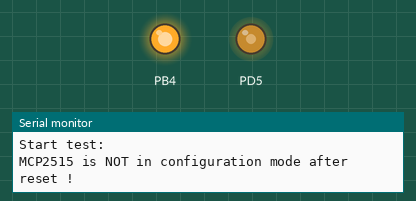
The program below on a simulated ATmega162, built with avr-gcc and emulated at 4.9152 MHz. On the bench: output pins drawn as LEDs (lit = HIGH), the last lines printed to the serial monitor. Random numbers use the default seed unless the program sets one. At 2.3 s the program stops and its outputs stay as they are.

Above: at 0.2 s.
At 1.2 s:
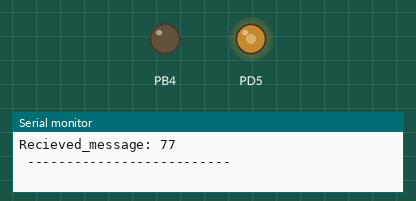
Timing chart, 0 to 3.8 s (numbered marks = the images above):
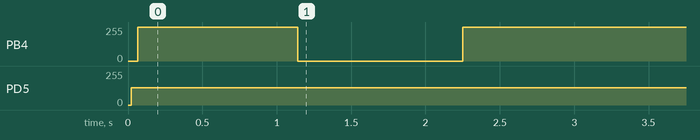

Measured:
- by itself, PB4: 0/255 → 254/255 at 0.07 s, → 255/255 0.08 s later, → 0/255 1.0 s later, → 255/255 1.1 s later
- by itself, PD5: 0/255 → 128/255 at 0.02 s

The program:

main.c
```c
/*
 * main.c

 *
 * Created: 31.08.2022 15:57:45
 * Author : martge
 */

#include <avr/io.h>
#include <stdio.h>

#include "uart.h"
#include "test.h"
#include "xmem.h"
#include "Multifunc_board/multifunction.h"
#include "CAN_controller/can_driver.h"


int main(void){
	uart_init(MYUBRR);
	printf("\r\n\n\n\nStart test: \n\r");
	xmem_init();

	multifunction_init();
	can_test();


	SPDR_test();


	printf("\r\n\n\nSlutt test: \n\r");		// \r gjør at man i putty begynner på neste linje (tabber ut linjen)


/*

	while (1){
		_delay_ms(100);
		update_arrow();

		if (joy_btn_pressed()){
			printf("Menu choice: %d\n", get_menu_choice());
		}
	}
	*/


}

/*
- Sjekket at SCK og SI fungerer som de skal, SO er en trapp/et funky signal.
	* Verifisere at det går fint

- Prøver å kjøre CAN_test (send noe og les det tilbake, print til skjerm.)
	- Det stopper opp fordi vi tilsynelatende ikke er i config_mode. Mest sannsynlig er det noe feil med read, ikke moden
	- SPI_read/send er like som emil sine, det er også MCP2515 read/write


Spør studass: er det mening at man skal kunne printe SPDR?? det blir 0 uansett og dermed blir value i mcp_init lik 0 og dermed
får vi at vi ikke er i config-mode


Enten så er value faktisk 0, som betyr at SPI_send ikke fungerer
Eller så blir value 0 fordi SPI_read ikke funker

Update: SPDR er 0, det får aldri en verdi, så da er det ikke så rart at det vi leser fra SPDR også er 0...

OBSOBS!!!!!!!!!!!!!!!!!!!!
Bruk 2043 på Arduino, Jan og Luan brukte feil og fant ikke Arduinoen på PC-en

84MHz MCK Arduino master clock
*/


	/*SPI_init();
	while(1){
		SPI_send(0b01011111);
		//SPI_send(0b11111111);
		//uint8_t x = SPDR;
		uint8_t x = SPI_read();
		printf("Look at this: %d\n", x);
	}*/
```

menu.c
```c
/*
 * menu.c
 *
 * Created: 29.09.2022 13:11:48
 *  Author: ingebobl
 */

#include "menu.h"

int arrow_page = 1;

void menu_init(Menu menu_x){
	OLED_init();
	OLED_reset();

	for (int i = 0; i < menu_x.length; i++){
		OLED_pos(i, 16);
		OLED_print_string(menu_x.choices[i]);
	}
	print_solid_circle(arrow_page, 0);

}

void update_arrow(){
	Joy_state joy_state = get_joy_state();
	enum Direction direction = joy_state.dir;

	switch (direction) {
		case UP:
			if (arrow_page != 1){
				arrow_page--;
				break;
			} else break;
		case DOWN:
			if (arrow_page != 7){
				arrow_page++;
			} else break;
		default:
			break;
	}

	for (int page = 1; page < 8; page++) {
		for (int col = 0; col < 16; col++) {
			OLED_pos(page, col);
			OLED_write_data(0b00000000);
		}
	}
	print_solid_circle(arrow_page, 0);
	//OLED_print_arrow(arrow_page, 0);
}
	int get_menu_choice(){
		return arrow_page;
	}

/*
void update_current_menu(page current_page){
	switch (current_page){
		case PAGE0:

		break;
		case PAGE1:
		break;
		case PAGE2:
		break;
		case PAGE3:
			current_menu = tabata_menu;
		break;
		case PAGE4:
		break;
		case PAGE5:
		break;
		case PAGE6:
		break;
		case PAGE7:
		break;
		default:
		break;
	}
}*/
```

menu.h
```c
/*
 * menu.h
 *
 * Created: 29.09.2022 13:11:59
 *  Author: ingebobl
 */

#pragma once

#include "oled.h"
#include "user_interface.h"

typedef struct{
	char choices[8][16];
	int length;
	} Menu;


typedef enum{
	PAGE0, PAGE1, PAGE2, PAGE3, PAGE4, PAGE5, PAGE6, PAGE7,
	}page;

void menu_init(Menu menu_x);

void update_arrow();

int get_menu_choice();

void update_current_menu(page current_page);

/*
enum med pages

Vi må ha menyen i switch-casen, ikke pages
Tanken var: i main
while (1){
	if (joy_btn_pressed)
		switch (case)
			case 1:
				clear screen, print choice 1
			case 2:
				clear ....

			default

}

Alternativ løsning: prøve å se på det med lenkede lister

*/
```

multifunction.c
```c
/*
 * multifunction.c
 *
 * Created: 29.09.2022 13:52:13
 *  Author: ingebobl
 */

#include "multifunction.h"

void multifunction_init(){
	adc_init();
	//Joy-stick button:

	DDRB &= ~(1 << DDB0); // Sette PB0 til input
	PORTB |= (1 << PINB0);	// hva gjør denne?

	calibrate_joy_stick();
	//Legge til initialisering av sliderknappene

	OLED_init();

	Menu main_menu = {
		{"* Menu *", "Maxe-mandag", "Pirbadet", "Tabata", "Cava-søndag", "Byggern lab", "x", "y"},
		8
	};
	/* Menu tabata_menu = {
		.choices = {"Tabataka boom", "Tabtata", "Tabayta", "Tabratata", "Feliz Tabatad"},
		.length = 5
	};*/

	//Menu current_menu = main_menu;
	menu_init(main_menu);
}
```

multifunction.h
```c
/*
 * multifunction.h
 *
 * Created: 29.09.2022 13:51:59
 *  Author: ingebobl
 */

#pragma once

#include "user_interface.h"
#include "oled.h"
#include "menu.h"

#include <avr/io.h>

void multifunction_init();
```

oled.c
```c
/*
 * oled.c
 *
 * Created: 22.09.2022 10:40:22
 *  Author: ingebobl
 */

#include "oled.h"
#include "../fonts.h"

void OLED_write_command(uint8_t cmd){
	volatile uint8_t *memory = (uint8_t *)0;
	memory[ADDRESS_OLED_COMMAND] = cmd;
}

void OLED_init(){
	OLED_write_command(0xAE); // display off
	OLED_write_command(0xA1); //segment remap
	OLED_write_command(0xDA); //common pads hardware: alternative
	OLED_write_command(0x12);
	OLED_write_command(0xC8); //common output scan direction:com63~com0
	OLED_write_command(0xA8); //multiplex ration mode:63
	OLED_write_command(0x3F);
	OLED_write_command(0xD5); //display divide ratio/osc. freq. mode
	OLED_write_command(0x80);
	OLED_write_command(0x81); //contrast control
	OLED_write_command(0x50);
	OLED_write_command(0xD9); //set pre-charge period
	OLED_write_command(0x21);
	OLED_write_command(0x20); //Set Memory Addressing Mode
	OLED_write_command(0x00);		//var satt til 0x02
	OLED_write_command(0xDB); //VCOM deselect level mode
	OLED_write_command(0x30);
	OLED_write_command(0xAD); //master configuration
	OLED_write_command(0x00);
	OLED_write_command(0x40); //Set display start line (gjør at displayet ikke er forskjøvet)
	OLED_write_command(0xA4); //out follows RAM content
	OLED_write_command(0xA6); //set normal display
	OLED_write_command(0xAF); // display on
}

void OLED_write_data(uint8_t data){
	volatile uint8_t *memory = (uint8_t *)0;
	memory[ADDRESS_OLED_DATA] = data;
}

void OLED_pos(uint8_t page, uint8_t column){
	OLED_write_command(0x21);
	OLED_write_command(column);
	OLED_write_command(0x7F);

	OLED_write_command(0x22);
	OLED_write_command(page);
	OLED_write_command(0x07);
}

void OLED_print_arrow (uint8_t page, uint8_t col ){
	OLED_pos (page, col);
	OLED_write_data(0b00011000);
	OLED_write_data(0b00011000);
	OLED_write_data(0b00011000);
	OLED_write_data(0b00011000);
	OLED_write_data(0b00011000);
	OLED_write_data(0b00011000);
	OLED_write_data(0b01111110);
	OLED_write_data(0b00111100);
	OLED_write_data(0b00011000);
	OLED_write_data(0b00010000);
}
void print_solid_circle(uint8_t page, uint8_t col){
	OLED_pos (page, col);
	OLED_write_data(0b00011000);
	OLED_write_data(0b01111110);
	OLED_write_data(0b01111110);
	OLED_write_data(0b11111111);
	OLED_write_data(0b11111111);
	OLED_write_data(0b01111110);
	OLED_write_data(0b01111110);
	OLED_write_data(0b00011000);
}

void OLED_clear_line(uint8_t page){
	OLED_pos(page,0);
	for (int i = 0; i < 128;i++){
		OLED_write_data(0b00000000);
	}
}

void OLED_reset(){
	OLED_pos(0,0);
	for (int i=0; i < 8; i++){
		OLED_clear_line(i);
	}
	OLED_pos(0,0);
}

int OLED_goto_line(uint8_t page){
	if (page > 7 && page < 0){
		return 0;
	}
	OLED_pos(page, 0);
	return 0;
}

void OLED_print_char(char* c){
	unsigned char byte;
	for (int i = 0; i < 8; i++){
		byte = pgm_read_byte(&(font8[*c-32][i])); //Font starts on char value 32 in ASCII-table
		OLED_write_data(byte);
	}
}

void OLED_print_string(char str[]){
	int length = strlen(str);
	for (int i = 0; i < length; i++){
		OLED_print_char(str + i);
	}
}
```

oled.h
```c
/*
 * oled.h
 *
 * Created: 22.09.2022 10:40:33
 *  Author: ingebobl
 */
#pragma once

#include <avr/io.h>
#include <stdio.h>
#include <string.h>

#include "../xmem.h"
#include "../uart.h"

//#define FDEV_SETUP_STREAM(, , _FDEV_SETUP_READ)

void OLED_write_command(uint8_t cmd);

void OLED_init();

void OLED_write_data(uint8_t c); //volatile

void OLED_pos(uint8_t page, uint8_t column);

void OLED_print_arrow (uint8_t page, uint8_t col);

void print_solid_circle(uint8_t page, uint8_t col);

void OLED_clear_line(uint8_t page);

void OLED_reset();

int OLED_goto_line(uint8_t page);

void OLED_print_char(char* c);

void OLED_print_string(char str[]);

/*
OLED_goto_line(line);

OLED_pos(row, column);
OLED_write_data(char); //volatile
OLED_print(char*);
OLED_set_brightness(lvl);

*/
```

user_interface.c
```c
/*
 * funfile.c
 *
 * Created: 15.09.2022 12:45:52
 *  Author: ingebobl
 */

#include "user_interface.h"

void adc_init (void){
	DDRD |= (1 << DDD5); //Set PD5 to output

	TCCR1A |= (1 << WGM10); //Fast PWM mode
	TCCR1A |= (1 << WGM11); //Fast PWM mode
	TCCR1B |= (1 << WGM12); //Fast PWM mode
	TCCR1B |= (1 << WGM13); //Fast PWM mode

	TCCR1A &= ~(1 << COM1A1); // Toggle
	TCCR1A |= (1 << COM1A0); //Toggle

	TCCR1B &= ~(1 << CS12); //Clock select bit
	TCCR1B &= ~(1 << CS11); //Clock select bit
	TCCR1B |= (1 << CS10); //Clock select bit

	TCCR1A &= ~(1 << FOC1A); // Had to be zero

	OCR1AH = 0x0;
	OCR1AL = 0x1;

	DDRD &= ~(1 << DDD4); // Set PD4 to input

	uint8_t* x_pos_offset = (uint8_t *) (ADDRESS_SRAM + 4); // Plusser på 4 fordi på denne minneadressen skal vi lagre en float, som tar opp 4 bytes, altså må vi ha 4 minneaddresser
	*x_pos_offset = 0;
	uint8_t* y_pos_offset = (uint8_t *) ( ADDRESS_SRAM + 8);
	*y_pos_offset = 0;

}

ADC_output adc_read(){
	volatile uint8_t *memory = (uint8_t*) 0;// ADC_data er en peker til port A der dataen fra ADCen blir lagt ut
	memory[ADDRESS_ADC] = 0;

	while((PORTD &= 0x10))		// busy er PD4, venter altså på 0b010000 = 0x10. Bit 5 (PD4) skal bli 1, da er busy høy
	{
		// Venter på at busy blir høy, da er den klar til å hente ut data
	}

	uint8_t data_channel_0 = memory[ADDRESS_ADC];		//x-axis
	uint8_t data_channel_1 = memory[ADDRESS_ADC];		// y-axis
	uint8_t data_channel_2 = memory[ADDRESS_ADC];		// Right slider
	uint8_t data_channel_3 = memory[ADDRESS_ADC];		// Left slider

	return (ADC_output){data_channel_0, data_channel_1, data_channel_2, data_channel_3};
}

int to_percent(uint8_t pos_in_bit){
	return (int)pos_in_bit  * ((float)200) / ((float)256) - 100;		// Skalering: hele bredden er 200% med 0% i midten og -100% og 100% i hver sin ende
}


void calibrate_joy_stick(){
	ADC_output adc_output = adc_read();
	uint8_t x = adc_output.x_axis;
	uint8_t y = adc_output.y_axis;

	uint8_t* x_pos_offset = (uint8_t *) ( ADDRESS_SRAM + 4);
	*x_pos_offset = x;
	uint8_t* y_pos_offset = (uint8_t *) ( ADDRESS_SRAM + 8);
	*y_pos_offset = y;

}

enum Direction joy_get_dir(int x, int y){
	enum Direction dir;

	uint8_t* x_pos_offset = (uint8_t *) ( ADDRESS_SRAM + 4);
	uint8_t* y_pos_offset = (uint8_t *) ( ADDRESS_SRAM + 8);
	int x_offset_percent = to_percent(*x_pos_offset);
	int y_offset_percent = to_percent(*y_pos_offset);

	if (((x_offset_percent -5) < x && x < (x_offset_percent + 5)) && ((y_offset_percent - 5) < y && y < (y_offset_percent + 5))){
		dir = NEUTRAL;
	} else{
		double angle = atan2((double) y, (double) x);

		if (angle > PI/4 && angle <= 3*PI/4){
			dir = UP;
		}
		else if ((angle > 3*PI/4 && angle <= PI) || (angle <= -3*PI/4 && angle > -PI)){
			dir = LEFT;
		}
		else if (angle > -3*PI/4 &&  angle <= -PI/4 ){
			dir = DOWN;
		}
		else if (angle > -PI/4 && angle <= PI/4){
			dir = RIGHT;
		}
	}
	return dir;
}

Joy_state get_joy_state(){
	ADC_output adc_output = adc_read();
	int x_percent = to_percent(adc_output.x_axis);
	int y_percent = to_percent(adc_output.y_axis);

	enum Direction dir = joy_get_dir(x_percent, y_percent);

	return (Joy_state){x_percent, y_percent, dir};
	}

int joy_btn_pressed(){
	uint8_t joy_btn = PINB && 0b10000000;
	if (joy_btn == 0) {
		return 1;
	} else return 0;
}

void joy_print_state() {
	Joy_state state = get_joy_state();
	printf("x = %d, y = %d and dir = %d\n", state.x_percent, state.y_percent, state.dir);
}

void print_slider_state(){
	ADC_output adc_output = adc_read();
	printf("Left slider: %d, right slider: %d \n", adc_output.left_slider, adc_output.right_slider);
}
```

user_interface.h
```c
/*
 * user_interface.h
 *
 * Created: 15.09.2022 12:46:03
 *  Author: ingebobl
 */

#pragma once

#include <avr/io.h>
#include <stdio.h>
#include <math.h>

#include "../xmem.h"

#define PI 3.14159265

enum Direction {LEFT=0, RIGHT=1, UP=2, DOWN=3, NEUTRAL=4};

typedef struct
{
	int x_percent;
	int y_percent;
	enum Direction dir;
} Joy_state;


typedef struct
{
	int left;
	int right;
} Slider_state;


typedef struct
{
	uint8_t x_axis;
	uint8_t y_axis;
	uint8_t right_slider;
	uint8_t left_slider;
} ADC_output;


void adc_init (void);

ADC_output adc_read();

void calibrate_joy_stick();

int to_percent(uint8_t i);

enum Direction joy_get_dir(int x, int y);

Joy_state get_joy_state();

int joy_btn_pressed();

void joy_print_state();

void print_slider_state();
```

test.c
```c
/*
 * test.c
 *
 * Created: 08.09.2022 10:29:18
 *  Author: martge
 */

#include "test.h"
#include <stdlib.h>

void pina_test(){
	while (1) {
	_delay_ms(1000);
	PORTA ^= 0x01;
	}
}

void uart_test(){
	uart_init(MYUBRR);

	while(1){
		uart_write(uart_read()+1);
		_delay_ms(1000);
	}
}


void latch_test(){
	DDRA = 0x01;
	PORTA = 0x01;

	DDRE |= (1 << DDE1);
	PORTE = 1 << PE1; //ALE

	_delay_ms(1000);

	PORTE = 0;
	PORTA = 0x00;

	_delay_ms(1000);
	PORTA = 0x01;
	_delay_ms(1000);
	PORTA = 0x00;
	PORTE = 1 << PE1;
}

void SRAM_test(void) {
	volatile char *ext_ram = (char *) 0x1800; // Start address for the SRAM
	uint16_t ext_ram_size = 0x800;
	uint16_t write_errors = 0;
	uint16_t retrieval_errors = 0;
	printf("Starting SRAM test...\n");
	// rand() stores some internal state, so calling this function in a loop will
	// yield different seeds each time (unless srand() is called before this function)
	uint16_t seed = rand();
	// Write phase: Immediately check that the correct value was stored
	srand(seed);
	for (uint16_t i = 0; i < ext_ram_size; i++) {
		uint8_t some_value = rand();
		ext_ram[i] = some_value;
		uint8_t retreived_value = ext_ram[i];
		if (retreived_value != some_value) {
			printf("Write phase error: ext_ram[%4d] = %02X (should be %02X)\n", i, retreived_value, some_value);
			write_errors++;
		}
	}
	// Retrieval phase: Check that no values were changed during or after the write phase
	srand(seed);
	// reset the PRNG to the state it had before the write phase
	for (uint16_t i = 0; i < ext_ram_size; i++) {
		uint8_t some_value = rand();
		uint8_t retreived_value = ext_ram[i];
		if (retreived_value != some_value) {
			printf("Retrieval phase error: ext_ram[%4d] = %02X (should be %02X)\n", i, retreived_value, some_value);
			retrieval_errors++;
		}
	}
	printf("SRAM test completed with \n%4d errors in write phase and \n%4d errors in retrieval phase\n\n", write_errors, retrieval_errors);
}

void NAND_test(void) {
	DDRA = 0xFF;		// setter alle PINs på PORTA til output
	DDRC |= 0x0F;		// setter de 4 første PINs-ene på PORTC til output. Vet ikke hva disse JTAG greiene er, så bruker OR=

	//Sette en adresse som er i adresseområdet vi vil teste
	//PORTA er de 8 LSB og i disse tre eksemplene er de alle 0. Bare sett en av adressene av gangen
	PORTA = 0x00;
	// 0x1000 er OLED
	//PORTC = 0x10;

	// 0x1400 er ADC
	PORTC = 0x14;

	// 0x1800 er SRAM
	//PORTC = 0x18;

}

void test_multifunction(){
	while(1){
		joy_print_state();
		print_slider_state();
		_delay_ms(1000);
	}
}


void can_test(){
	Frame message;
	message.message_IDH = 0b10101010;
	message.message_IDL = 0b00010000;
	message.data_lenght = 1;
	message.data[0] = 0b11001100;

	CAN_init();

	CAN_transmit(message);

	_delay_ms(1000);
	Frame recieved_message = CAN_recieve();
	printf("Recieved_message: %d \n -------------------------- \n\r",recieved_message.data[0]);

}

void SPDR_test(){
	SPI_init();

	set_SS_low();
	char newData = 'b';
	SPDR = newData;

	_delay_ms(1000);

	printf("newData: %d \n\r", newData);
	printf("SPDR: %d \n\r", SPDR);

	newData = 'q';
	SPDR = newData;
	printf("newData: %d \n\r", newData);
	printf("SPDR: %d \n\r", SPDR);

	newData = 'a';
	SPDR = newData;
	printf("newData: %d \n\r", newData);
	printf("SPDR: %d \n\r", SPDR);


	newData = 'l';
	SPDR = newData;
	printf("newData: %d \n\r", newData);
	printf("SPDR: %d \n\r", SPDR);
	set_SS_high();
}


/*
	while (1){
		_delay_ms(100);
		update_arrow();

		if (joy_btn_pressed()){
			printf("Menu choice: %d\n", get_menu_choice());
		}
	}
	*/
```

test.h
```c
/*
 * test.h
 *
 * Created: 08.09.2022 10:29:29
 *  Author: martge
 */

#pragma once

#define F_CPU 4.9152E6

#include <avr/io.h>
#include <util/delay.h>
#include <stdio.h>

#include "uart.h"
#include "Multifunc_board/multifunction.h"
#include "CAN_controller/can_driver.h"

void pina_test();

void uart_test();

void latch_test();

void SRAM_test(void);

void NAND_test(void);

void test_multifunction();

void can_test();

void SPDR_test();
```

uart.c
```c
/*
 * uart.c
 *
 * Created: 07.09.2022 08:35:22
 *  Author: ingebobl
 */

#include "uart.h"

void uart_init(unsigned int ubrr){
	//Set baud rate, divided into two registers
	UBRR0H = (unsigned char)(ubrr>>8); //high register, alt får egt plass på 8 bit så derfor blir det 0
	UBRR0L = (unsigned char)ubrr; //low register

	/* Enable receiver and transmitter
	hvor mange bit data: man kan ha 5-9 bit, vi vil ha 8
	hvor mange stop-bit: 2 stk, pga ignorerer det første bitet*/

	UCSR0B = (1 << RXEN0) | (1 << TXEN0);
	UCSR0C = (1 << URSEL0)|(1<< USBS0)|(3 << UCSZ00);

	fdevopen(uart_write, uart_read);
}

void uart_write(unsigned char letter){
	/*1. Sjekke om det er klart til å sende ny data
	2. sende ny data*/

	while(!(UCSR0A & (1<<UDRE0))){

	}
	UDR0 = letter;
}

unsigned char uart_read(){
	while (!(UCSR0A & (1 << RXC0))){

	}
	return UDR0;
}
```

uart.h
```c
/*
 * uart.h
 *
 * Created: 07.09.2022 09:53:08
 *  Author: ingebobl
 */

#pragma once
#include <avr/io.h>

#define FOSC 4915200 //Clock Speed
#define BAUDRATE 9600
#define MYUBRR FOSC/16/BAUDRATE - 1 //Asynchronous normal mode (31)

void uart_init(unsigned int ubrr);
void uart_write(unsigned char letter);
unsigned char uart_read();
```

xmem.c
```c
/*
 * xmem.c
 *
 * Created: 08.09.2022 15:16:59
 *  Author: martge
 */

#include "xmem.h"

void xmem_init (void){
	MCUCR |= (1 << SRE); // Enable XMEM
	SFIOR |= (1 << XMM2); // Fjerner JTAG-bitsene fra external memory address, se side 32 i ATmega datablad
}

void xmem_write (uint8_t data , uint16_t addr){
	volatile char * ext_mem = (char *) BASE_ADDRESS;
	ext_mem [addr]= data;
}

uint8_t xmem_read (uint16_t addr){
	volatile char * ext_mem = (char *) BASE_ADDRESS;
	uint8_t ret_val = ext_mem [addr];
	return ret_val;
}
```

Source omitted: fonts.h (20805 bytes), xmem.h (569 bytes), can_driver.c (1836 bytes), can_driver.h (346 bytes), mcp2515_driver.c (2942 bytes), mcp2515_driver.h (4673 bytes), spi_driver.c (2483 bytes), spi_driver.h (226 bytes)
